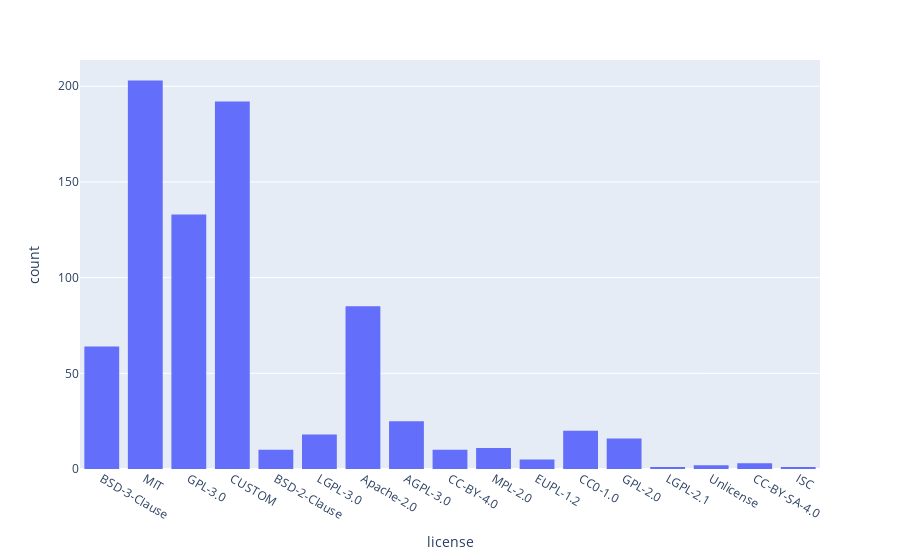

The code cell stored with this chart in its notebook:
### Code cell
df = pd.read_csv('./csv/project_analysis.csv')
pd.options.plotting.backend = "plotly"

foo = df['last_released_date'].rank(pct=True)

import plotly.express as px
fig = px.histogram(df, x="license")
fig.show()

### Figure 1 — Plotly figure (JSON) as saved in the notebook; plotly's stock layout.template omitted (floating-point values rounded to 4 significant figures; data arrays with more than 128 entries replaced by an {"elided": "..."} marker saying what was removed)
{"data": [{"alignmentgroup": "True", "bingroup": "x", "hovertemplate": "license=%{x}<br>count=%{y}<extra></extra>", "legendgroup": "", "marker": {"color": "#636efa", "pattern": {"shape": ""}}, "name": "", "offsetgroup": "", "orientation": "v", "showlegend": false, "type": "histogram", "x": {"elided": "799 str values"}, "xaxis": "x", "yaxis": "y"}], "layout": {"barmode": "relative", "legend": {"tracegroupgap": 0}, "margin": {"t": 60}, "xaxis": {"anchor": "y", "domain": [0, 1], "title": {"text": "license"}}, "yaxis": {"anchor": "x", "domain": [0, 1], "title": {"text": "count"}}}}
